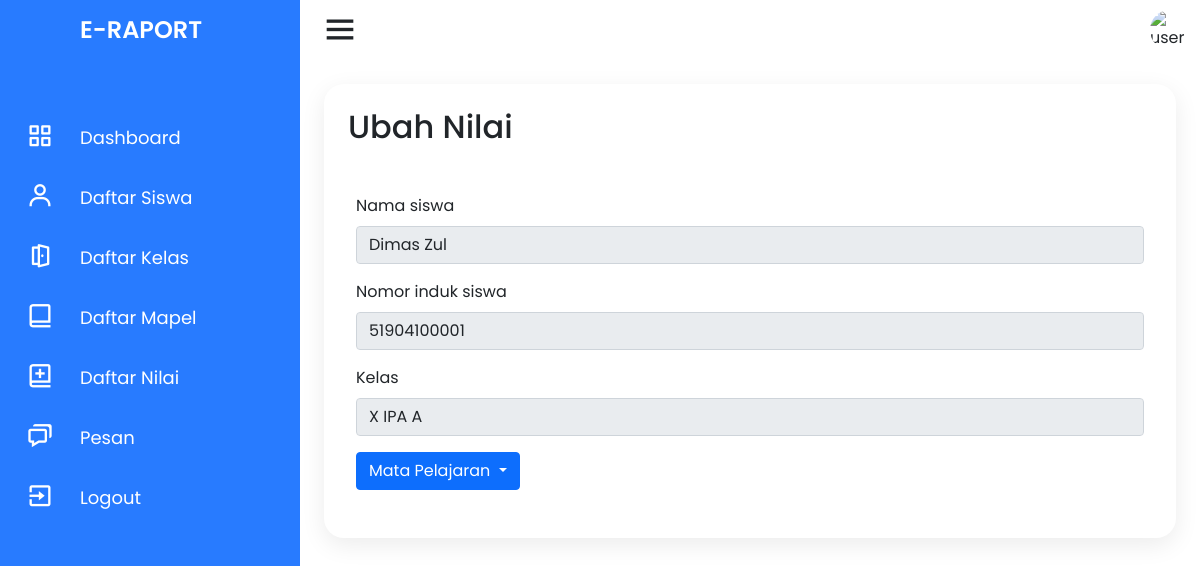
/guru/ubah-nilai?nis=51904100001 (signed in), run on the app's committed database.
### tables this page shows
CREATE TABLE `siswa` (
  `nis` varchar(11) NOT NULL,
  `nama_siswa` varchar(50) NOT NULL,
  `jenis_kelamin` enum('Laki-laki','Perempuan') NOT NULL,
  `alamat` text NOT NULL,
  `email` varchar(50) NOT NULL,
  `no_telp` varchar(14) NOT NULL,
  `agama` enum('Islam','Kristen','Katolik','Hindu','Budha','Konghuchu') NOT NULL,
  `id_kelas` int(11) NOT NULL,
  `tanggal_lahir` date NOT NULL,
  `password` varchar(20) NOT NULL,
  PRIMARY KEY (`nis`),
  KEY `siswa_ibfk_1` (`id_kelas`),
  CONSTRAINT `siswa_ibfk_1` FOREIGN KEY (`id_kelas`) REFERENCES `kelas` (`id_kelas`) ON DELETE CASCADE ON UPDATE CASCADE
);

CREATE TABLE `kelas` (
  `id_kelas` int(11) NOT NULL AUTO_INCREMENT,
  `nama_kelas` varchar(30) NOT NULL,
  `nip` varchar(11) DEFAULT NULL,
  PRIMARY KEY (`id_kelas`),
  KEY `kelas_ibfk_1` (`nip`),
  CONSTRAINT `kelas_ibfk_1` FOREIGN KEY (`nip`) REFERENCES `guru` (`nip`) ON DELETE SET NULL ON UPDATE CASCADE
);

### guru/ubah-nilai.php (the view, shortened to what this page needs)
<?php
require_once dirname(__FILE__) . '/../model/nilai.php';
if (isset($_GET['nis'])) {
    $siswaid = $_GET['nis'];
} else {
    header('location: daftar-nilai');
}
?>
<!DOCTYPE html>
<html lang="en" dir="ltr">
<head>
    <link rel="stylesheet" href="style.css">
    <link href='https://unpkg.com/boxicons@2.0.7/css/boxicons.min.css' rel='stylesheet'>
    <link href="https://cdn.jsdelivr.net/npm/bootstrap@5.1.3/dist/css/bootstrap.min.css" rel="stylesheet">
    <link rel="stylesheet" href="../assets/css/style.css">
</head>
<body>
    <div class="container">
        <div class="navigation">
            <ul>
                <li>
                    <a href="#">
                        <span class="icon"></span>
                        <h1 class="title">E-Raport</h1>
                    </a>
                </li>
                <li>
                    <a href="#">
                        <span class="icon"><i class='bx bx-grid-alt'></i></span>
                        <span class="title">Dashboard</span>
                    </a>
                </li>
                <li>
                    <a href="daftar-siswa">
                        <span class="icon"><i class='bx bx-user'></i></span>
                        <span class="title">Daftar Siswa</span>
                    </a>
                </li>
                <li>
                    <a href="daftar-kelas">
                        <span class="icon"><i class='bx bx-door-open'></i></span>
                        <span class="title">Daftar Kelas</span>
                    </a>
                </li>
                <li>
                    <a href="daftar-mapel">
                        <span class="icon"><i class='bx bx-book-alt'></i></span>
                        <span class="title">Daftar Mapel</span>
                    </a>
                </li>
                <li>
                    <a href="daftar-nilai">
                        <span class="icon"><i class='bx bx-book-add'></i></span>
                        <span class="title">Daftar Nilai</span>
                    </a>
                </li>
                <li>
                    <a href="pesan">
                        <span class="icon"><i class='bx bx-chat'></i></span>
                        <span class="title">Pesan</span>
                    </a>
                </li>
                <li>
                    <a href="#">
                        <span class="icon"><i class='bx bx-exit'></i></span>
                        <span class="title">Logout</span>
                    </a>
                </li>
            </ul>
        </div>
    </div>
    <div class="main">
        <div class="topbar">
            <div class="toggle">
                <i class='bx bx-menu'></i>
            </div>
            <div class="user">
                <img src="https://blogger.googleusercontent.com/img/a/AVvXsEiXyPi_rGT6jD0HngbJm7ynV-rF3rbepixGAznBNXQteWfrkWk1VvidfrFLeLr3E1slcwmf0jQ3ktsRI1Ga6xMOftHsDC1fbi9Oid8jOz0YX22jl6_i38Y5xbRuLrmoQm2O371YilOhD77YN1xeyibg4_B0qHWhOv24q9DoKzQokmiuruFKmPYKvX1zeA" alt="user">
            </div>
        </div>
        <div class="konten">
            <h2 class="konten_title">
                Ubah Nilai
            </h2>
            <div class="konten_isi">
                <?php
                $result_siswa = $conn->query("SELECT * FROM siswa WHERE nis = $siswaid LIMIT 1");
                if ($result_siswa && $result_siswa->num_rows > 0) {
                    while ($row = $result_siswa->fetch_assoc()) {
                ?>
                        <form class="konten_ubah_nilai" id="form_ubah_nilai" name="form_nilai" action="../controller/action_nilai" method="post">
                            <div class="mb-3">
                                <label for="namaSiswa" class="form-label">Nama siswa</label>
                                <input type="text" class="form-control" id="namaSiswa" disabled value="<?php echo $row['nama_siswa']; ?>">
                            </div>
                            <div class="mb-3">
                                <label for="nomorIndukSiswa" class="form-label">Nomor induk siswa</label>
                                <input type="text" name="nis-disabled" class="form-control" id="nomorIndukSiswa" disabled value="<?php echo $row['nis']; ?>" placeholder="<?php echo $row['nis']; ?>">
                            </div>
                            <div class="mb-3">
                                <label for="kelasSiswa" class="form-label">Kelas</label>
                                <?php
                                $nama_kelas = $conn->query("SELECT nama_kelas FROM siswa,kelas WHERE siswa.id_kelas=kelas.id_kelas AND nis=$siswaid");
                                if ($nama_kelas && $nama_kelas->num_rows > 0) {
                                    while ($row = $nama_kelas->fetch_assoc()) {
                                ?>
                                        <input type="text" class="form-control" id="kelasSiswa" disabled value="<?php echo $row['nama_kelas']; ?>">
                                <?php
                                    }
                                }
                                ?>
                            </div>
                            <div class="mb-3">
                                <div class="dropdown">
                                    <a class="btn btn-primary dropdown-toggle" href="#" role="button" id="dropdownMenuMapel" data-bs-toggle="dropdown" aria-expanded="false">
                                        Mata Pelajaran
                                    </a>
                                </div>
                            </div>
        <?php
                        }
                    }
        ?>
            </div>
        </div>
    </div>
</body>
</html>

### assets/css/style.css (style rules this page uses)
* { margin: 0; padding: 0; box-sizing: border-box; font-family: 'Poppins', sans-serif; }
dl, ol, ul { padding: 0; margin: 0; }
:root { --blue: #287bff; --white: #fff; --grey: #f5f5f5; --black1: #222; --black2: #999; --pad-sm: 8px; --pad-md: 16px; --pad-lg: 24px; --pad-xl: 32px; --pad-xxl: 64px; }
body { min-height: 100vh; overflow-x: hidden; }
.container { position: relative; width: 100%; max-width: none; }
.navigation { left: 0; position: fixed; width: 300px; height: 100%; background: var(--blue); border-left: 10px solid var(--blue); transition: .5s; overflow: hidden; padding: 0; margin: 0; }
.navigation ul { position: absolute; top: 0; left: 0; width: 100%; }
.navigation ul li { position: relative; width: 100%; list-style: none; border-top-left-radius: 30px; border-bottom-left-radius: 30px; }
.navigation ul li:nth-child(1) { margin-bottom: 40px; pointer-events: none; }
.navigation ul li a { position: relative; display: block; width: 100%; display: flex; text-decoration: none; color: var(--white); }
.navigation ul li a .icon { position: relative; display: block; min-width: 60px; height: 60px; line-height: 70px; text-align: center; }
.navigation ul li a .icon .bx { font-size: 1.75em; }
.navigation ul li a .title { position: relative; display: block; padding: 0 10px; height: 60px; line-height: 60px; text-align: start; white-space: nowrap; font-size: 18px; }
.navigation ul li h1 { text-transform: uppercase; font-weight: 600; font-size: 24px !important; }
.main { position: absolute; width: calc(100% - 300px); left: 300px; min-height: 100vh; background: var(--white); transition: .5s; }
.topbar { width: 100%; height: 60px; display: flex; justify-content: space-between; align-items: center; padding: 0 10px; }
.toggle { position: relative; width: 60px; height: 60px; display: flex; justify-content: center; align-items: center; font-size: 2.5em; cursor: pointer; }
.user { position: relative; width: 40px; height: 40px; border-radius: 50%; overflow: hidden; cursor: pointer; }
.user img { position: absolute; top: 0; left: 0; width: 100%; height: auto; object-fit: cover; }
.konten { display: block; padding: var(--pad-lg); margin: var(--pad-lg); position: relative; background: var(--white); border-radius: 20px; box-shadow: 0 7px 25px rgba(0, 0, 0, 0.08); border: none; overflow: hidden; }
.konten .konten_isi { overflow: hidden; }
.konten .konten_title, .konten .konten_isi .konten_pengaturan, .konten .konten_isi .konten_table, .konten .konten_isi .konten_nav { margin-bottom: var(--pad-lg); }
.konten .konten_isi .dropdown, .konten .konten_isi .konten_table table .aksi a { margin-right: var(--pad-sm); }
.konten .konten_ubah_nilai { margin: var(--pad-lg) var(--pad-sm); }

### data on the page
siswa: nama_siswa "Dimas Zul", nis-disabled "51904100001"
kelas: nama_kelas "X IPA A"
